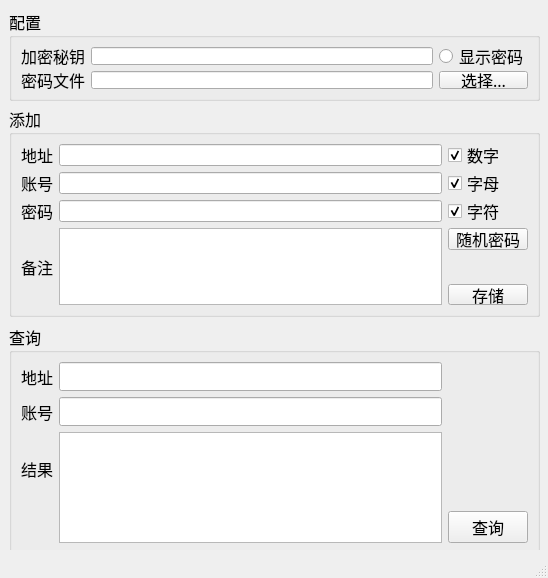
<?xml version="1.0" encoding="UTF-8"?>
<ui version="4.0">
 <class>mainWindow</class>
 <widget class="QMainWindow" name="mainWindow">
  <property name="enabled">
   <bool>true</bool>
  </property>
  <property name="geometry">
   <rect>
    <x>0</x>
    <y>0</y>
    <width>548</width>
    <height>578</height>
   </rect>
  </property>
  <property name="font">
   <font>
    <family>新宋体</family>
    <pointsize>12</pointsize>
   </font>
  </property>
  <property name="acceptDrops">
   <bool>true</bool>
  </property>
  <property name="windowTitle">
   <string>账密盾</string>
  </property>
  <property name="statusTip">
   <string notr="true"/>
  </property>
  <property name="whatsThis">
   <string notr="true"/>
  </property>
  <property name="animated">
   <bool>true</bool>
  </property>
  <widget class="QWidget" name="centralwidget">
   <widget class="QGroupBox" name="GroupBox_Config">
    <property name="geometry">
     <rect>
      <x>9</x>
      <y>9</y>
      <width>531</width>
      <height>92</height>
     </rect>
    </property>
    <property name="font">
     <font>
      <family>新宋体</family>
      <pointsize>12</pointsize>
     </font>
    </property>
    <property name="acceptDrops">
     <bool>true</bool>
    </property>
    <property name="title">
     <string>配置</string>
    </property>
    <layout class="QGridLayout" name="gridLayout_2">
     <item row="0" column="0">
      <widget class="QLabel" name="Label_pw">
       <property name="font">
        <font>
         <family>新宋体</family>
         <pointsize>12</pointsize>
        </font>
       </property>
       <property name="text">
        <string>加密秘钥</string>
       </property>
      </widget>
     </item>
     <item row="0" column="1">
      <widget class="QLineEdit" name="LineEditPassWord">
       <property name="font">
        <font>
         <family>Consolas</family>
         <pointsize>12</pointsize>
        </font>
       </property>
       <property name="acceptDrops">
        <bool>false</bool>
       </property>
       <property name="toolTip">
        <string/>
       </property>
       <property name="echoMode">
        <enum>QLineEdit::Password</enum>
       </property>
      </widget>
     </item>
     <item row="0" column="2">
      <widget class="QRadioButton" name="RadioButton_ShowPW">
       <property name="font">
        <font>
         <family>新宋体</family>
         <pointsize>12</pointsize>
        </font>
       </property>
       <property name="text">
        <string>显示密码</string>
       </property>
      </widget>
     </item>
     <item row="1" column="0">
      <widget class="QLabel" name="Lable_PWFile">
       <property name="font">
        <font>
         <family>新宋体</family>
         <pointsize>12</pointsize>
        </font>
       </property>
       <property name="text">
        <string>密码文件</string>
       </property>
      </widget>
     </item>
     <item row="1" column="1">
      <widget class="QLineEdit" name="LineEdit_PWFile">
       <property name="font">
        <font>
         <family>Consolas</family>
         <pointsize>12</pointsize>
        </font>
       </property>
       <property name="acceptDrops">
        <bool>true</bool>
       </property>
       <property name="toolTip">
        <string/>
       </property>
       <property name="echoMode">
        <enum>QLineEdit::Password</enum>
       </property>
      </widget>
     </item>
     <item row="1" column="2">
      <widget class="QPushButton" name="PushButton_SelPWFile">
       <property name="font">
        <font>
         <family>新宋体</family>
         <pointsize>12</pointsize>
        </font>
       </property>
       <property name="text">
        <string>选择...</string>
       </property>
       <property name="checkable">
        <bool>false</bool>
       </property>
       <property name="autoDefault">
        <bool>false</bool>
       </property>
      </widget>
     </item>
    </layout>
   </widget>
   <widget class="QGroupBox" name="GroupBox_New">
    <property name="enabled">
     <bool>true</bool>
    </property>
    <property name="geometry">
     <rect>
      <x>9</x>
      <y>106</y>
      <width>531</width>
      <height>211</height>
     </rect>
    </property>
    <property name="font">
     <font>
      <family>新宋体</family>
      <pointsize>12</pointsize>
     </font>
    </property>
    <property name="acceptDrops">
     <bool>true</bool>
    </property>
    <property name="title">
     <string>添加</string>
    </property>
    <layout class="QGridLayout" name="gridLayout">
     <item row="0" column="0">
      <widget class="QLabel" name="Label_Addr">
       <property name="font">
        <font>
         <family>新宋体</family>
         <pointsize>12</pointsize>
        </font>
       </property>
       <property name="text">
        <string>地址</string>
       </property>
      </widget>
     </item>
     <item row="0" column="1">
      <widget class="QLineEdit" name="LineEdit_Addr_New">
       <property name="font">
        <font>
         <family>Consolas</family>
         <pointsize>13</pointsize>
        </font>
       </property>
       <property name="acceptDrops">
        <bool>false</bool>
       </property>
       <property name="toolTip">
        <string/>
       </property>
       <property name="echoMode">
        <enum>QLineEdit::Password</enum>
       </property>
      </widget>
     </item>
     <item row="0" column="2">
      <widget class="QCheckBox" name="CheckBox_Num">
       <property name="text">
        <string>数字</string>
       </property>
       <property name="checked">
        <bool>true</bool>
       </property>
      </widget>
     </item>
     <item row="1" column="0">
      <widget class="QLabel" name="Label_Account">
       <property name="font">
        <font>
         <family>新宋体</family>
         <pointsize>12</pointsize>
        </font>
       </property>
       <property name="text">
        <string>账号</string>
       </property>
      </widget>
     </item>
     <item row="1" column="1">
      <widget class="QLineEdit" name="LineEdit_Account_New">
       <property name="font">
        <font>
         <family>Consolas</family>
         <pointsize>13</pointsize>
        </font>
       </property>
       <property name="acceptDrops">
        <bool>false</bool>
       </property>
       <property name="toolTip">
        <string/>
       </property>
       <property name="echoMode">
        <enum>QLineEdit::Password</enum>
       </property>
      </widget>
     </item>
     <item row="1" column="2">
      <widget class="QCheckBox" name="CheckBox_Char">
       <property name="text">
        <string>字母</string>
       </property>
       <property name="checked">
        <bool>true</bool>
       </property>
      </widget>
     </item>
     <item row="2" column="0">
      <widget class="QLabel" name="Label_PW">
       <property name="font">
        <font>
         <family>新宋体</family>
         <pointsize>12</pointsize>
        </font>
       </property>
       <property name="text">
        <string>密码</string>
       </property>
      </widget>
     </item>
     <item row="2" column="1">
      <widget class="QLineEdit" name="LineEdit_PassWord_New">
       <property name="font">
        <font>
         <family>Consolas</family>
         <pointsize>12</pointsize>
        </font>
       </property>
       <property name="acceptDrops">
        <bool>false</bool>
       </property>
       <property name="toolTip">
        <string/>
       </property>
       <property name="echoMode">
        <enum>QLineEdit::Password</enum>
       </property>
      </widget>
     </item>
     <item row="2" column="2">
      <widget class="QCheckBox" name="CheckBox_Other">
       <property name="text">
        <string>字符</string>
       </property>
       <property name="checked">
        <bool>true</bool>
       </property>
      </widget>
     </item>
     <item row="3" column="1" rowspan="3">
      <widget class="QTextEdit" name="TextEdit_Other">
       <property name="acceptDrops">
        <bool>false</bool>
       </property>
      </widget>
     </item>
     <item row="3" column="2">
      <widget class="QPushButton" name="PushButton_Random_New">
       <property name="font">
        <font>
         <family>新宋体</family>
         <pointsize>12</pointsize>
        </font>
       </property>
       <property name="text">
        <string>随机密码</string>
       </property>
       <property name="checkable">
        <bool>false</bool>
       </property>
       <property name="autoDefault">
        <bool>false</bool>
       </property>
      </widget>
     </item>
     <item row="4" column="0">
      <widget class="QLabel" name="Label_PW_2">
       <property name="font">
        <font>
         <family>新宋体</family>
         <pointsize>12</pointsize>
        </font>
       </property>
       <property name="text">
        <string>备注</string>
       </property>
      </widget>
     </item>
     <item row="5" column="2">
      <widget class="QPushButton" name="PushButton_Save_New">
       <property name="font">
        <font>
         <family>新宋体</family>
         <pointsize>12</pointsize>
        </font>
       </property>
       <property name="text">
        <string>存储</string>
       </property>
       <property name="checkable">
        <bool>false</bool>
       </property>
       <property name="autoDefault">
        <bool>false</bool>
       </property>
      </widget>
     </item>
    </layout>
   </widget>
   <widget class="QGroupBox" name="GroupBox_New_2">
    <property name="geometry">
     <rect>
      <x>9</x>
      <y>324</y>
      <width>531</width>
      <height>231</height>
     </rect>
    </property>
    <property name="font">
     <font>
      <family>新宋体</family>
      <pointsize>12</pointsize>
     </font>
    </property>
    <property name="title">
     <string>查询</string>
    </property>
    <layout class="QGridLayout" name="gridLayout_3">
     <item row="0" column="0">
      <widget class="QLabel" name="Label_Addr_2">
       <property name="font">
        <font>
         <family>新宋体</family>
         <pointsize>12</pointsize>
        </font>
       </property>
       <property name="text">
        <string>地址</string>
       </property>
      </widget>
     </item>
     <item row="0" column="1">
      <widget class="QLineEdit" name="LineEdit_Addr_New_2">
       <property name="font">
        <font>
         <family>Consolas</family>
         <pointsize>13</pointsize>
        </font>
       </property>
       <property name="acceptDrops">
        <bool>false</bool>
       </property>
       <property name="toolTip">
        <string/>
       </property>
       <property name="echoMode">
        <enum>QLineEdit::Password</enum>
       </property>
      </widget>
     </item>
     <item row="1" column="0">
      <widget class="QLabel" name="Label_Account_2">
       <property name="font">
        <font>
         <family>新宋体</family>
         <pointsize>12</pointsize>
        </font>
       </property>
       <property name="text">
        <string>账号</string>
       </property>
      </widget>
     </item>
     <item row="1" column="1">
      <widget class="QLineEdit" name="LineEdit_Account_New_2">
       <property name="font">
        <font>
         <family>Consolas</family>
         <pointsize>13</pointsize>
        </font>
       </property>
       <property name="acceptDrops">
        <bool>false</bool>
       </property>
       <property name="toolTip">
        <string/>
       </property>
       <property name="echoMode">
        <enum>QLineEdit::Password</enum>
       </property>
      </widget>
     </item>
     <item row="2" column="0">
      <widget class="QLabel" name="Label_Account_3">
       <property name="font">
        <font>
         <family>新宋体</family>
         <pointsize>12</pointsize>
        </font>
       </property>
       <property name="text">
        <string>结果</string>
       </property>
      </widget>
     </item>
     <item row="2" column="1" rowspan="2">
      <widget class="QTextBrowser" name="textBrowser">
       <property name="acceptDrops">
        <bool>false</bool>
       </property>
      </widget>
     </item>
     <item row="3" column="2">
      <widget class="QPushButton" name="PushButton_Save_New_2">
       <property name="font">
        <font>
         <family>新宋体</family>
         <pointsize>12</pointsize>
        </font>
       </property>
       <property name="text">
        <string>查询</string>
       </property>
       <property name="checkable">
        <bool>false</bool>
       </property>
       <property name="autoDefault">
        <bool>false</bool>
       </property>
      </widget>
     </item>
    </layout>
   </widget>
  </widget>
  <widget class="QStatusBar" name="statusbar"/>
 </widget>
 <resources/>
 <connections/>
</ui>
